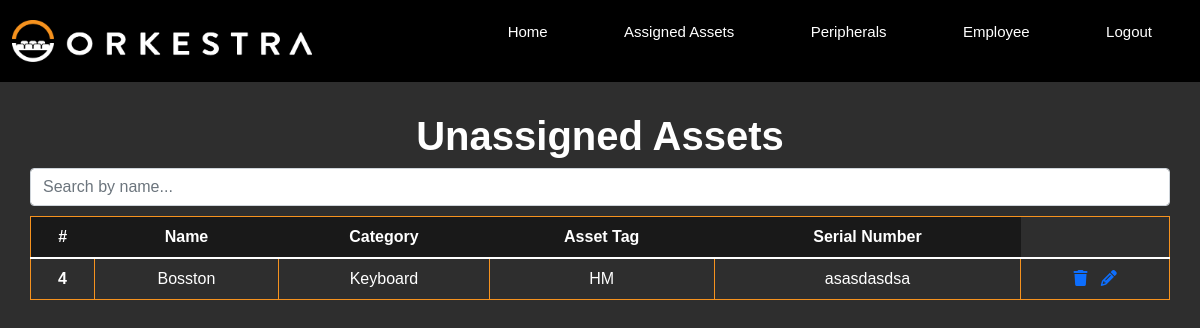
The page /asset-view (signed in) on the database as committed earlier.
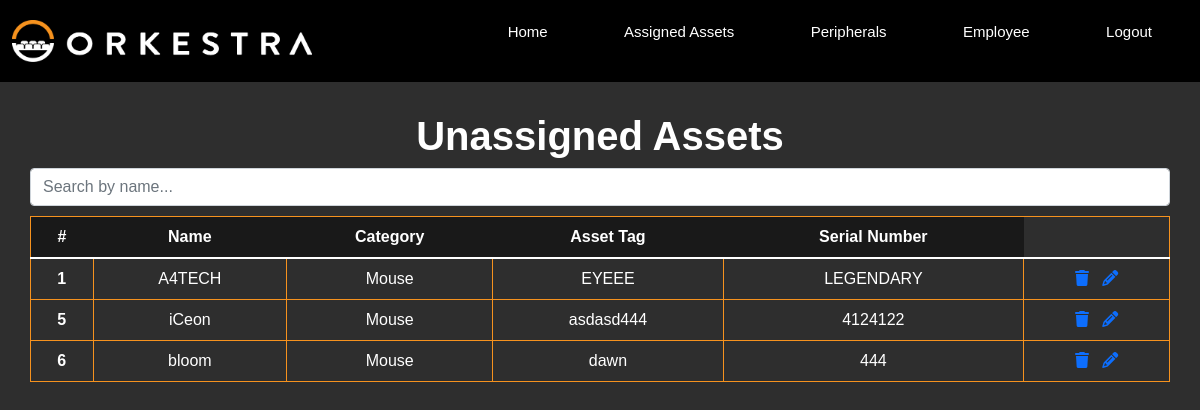
The same page on the database as committed later.
### models.py (models this page shows)
class Stock(db.Model):
    __tablename__ = 'stock'
    id = db.Column(db.Integer, primary_key=True, autoincrement=True)
    name = db.Column(db.Text, unique=False, nullable=False)
    category = db.Column(db.String(30), unique=False, nullable=False)
    asset_tag = db.Column(db.String(30), unique=False, nullable=False)
    serial_number = db.Column(db.String(30), unique=False, nullable=False)

### main.py (the view)
@app.route("/asset-view", methods=['GET'])
@login_required
def asset_view():
    msg = ""
    all_stocks_query = """
    SELECT * FROM stock
    WHERE id NOT IN (
    SELECT stock_id FROM asset
    );
    """
    stocks_not_in_asset = db.session.execute(text(all_stocks_query))
    if not stocks_not_in_asset:
        msg = "No unassigned assets found."
    return render_template("asset-view.html", msg=msg, stocks=stocks_not_in_asset)

### main.py (called while the page is built)
@login_manager.user_loader
def load_user(user_id):
    return db.session.get(User,(user_id))

### templates/asset-view.html (shortened to what this page needs)
<!DOCTYPE html>
<html lang="en">
<head>
  <link href="https://cdn.jsdelivr.net/npm/bootstrap@5.1.3/dist/css/bootstrap.min.css" rel="stylesheet">
  <link rel="stylesheet" href="static\css\styles.css">
</head>
<body>
  <header>
    <nav>
     <a href="{{ url_for('home') }}"><img src="static\css\assets\orkestra-main-logo.png" alt=""></a>
     <div class="nav-links">
        <ul>
          <li><a href="{{ url_for('home') }}">Home</a></li>
          <li><a href="{{ url_for('view') }}">Assigned Assets</a></li>
          <li><a href="{{ url_for('asset_view') }}">Peripherals</a></li>
          <li><a href="{{ url_for('view_emp') }}">Employee</a></li>
          <li><a href="{{ url_for('login') }}">Logout</a></li>
        </ul>
    </div>
    </nav>
</header>
    <div class="assetView">
      <div class="assetHeader">
        <h1>Unassigned Assets</h1>
        <div class="search-bar">
          <input type="text" class="form-control" id="myInput" onkeyup="myFunction()" placeholder="Search by name...">
        </div>
      </div>
      <div class="assetTable">
        <table class="table" id="myTable">
          <thead>
            <tr>
              <th scope="col">#</th>
              <th scope="col">Name</th>
              <th scope="col">Category</th>
              <th scope="col">Asset Tag</th>
              <th scope="col">Serial Number</th>
            </tr>
          </thead>
          <tbody>
            {% for stock in stocks %}
            <tr>
              <th scope="row">{{ stock.id }}</th>
              <td>{{ stock.name }}</td>
              <td>{{ stock.category }}</td>
              <td>{{ stock.asset_tag }}</td>
              <td>{{ stock.serial_number }}</td>
              <td>
                <a href="{{ url_for('delete_asset', asset_id=stock.id) }}" class="confirmation">  <i class="fa-solid fa-trash"></i>
                </a>
                <a href="{{ url_for('asset_update', num=stock.id) }}">
                    <i class="fa-solid fa-pencil"></i>
                  </a>
              </td>
            </tr>
            {% endfor %}
          </tbody>
        </table>
      </div>
    </div>
</body>
</html>

Rows that differ between the two databases and show on the page:
no longer on this page (row edited): Stock: id "4", name "Bosston", category "Keyboard", asset_tag "HM", serial_number "asasdasdsa"
now on this page (row edited): Stock: id "1", name "A4TECH", category "Mouse", asset_tag "EYEEE", serial_number "LEGENDARY"
added Stock: id "5", name "iCeon", category "Mouse", asset_tag "asdasd444", serial_number "4124122"
added Stock: id "6", name "bloom", category "Mouse", asset_tag "dawn", serial_number "444"
